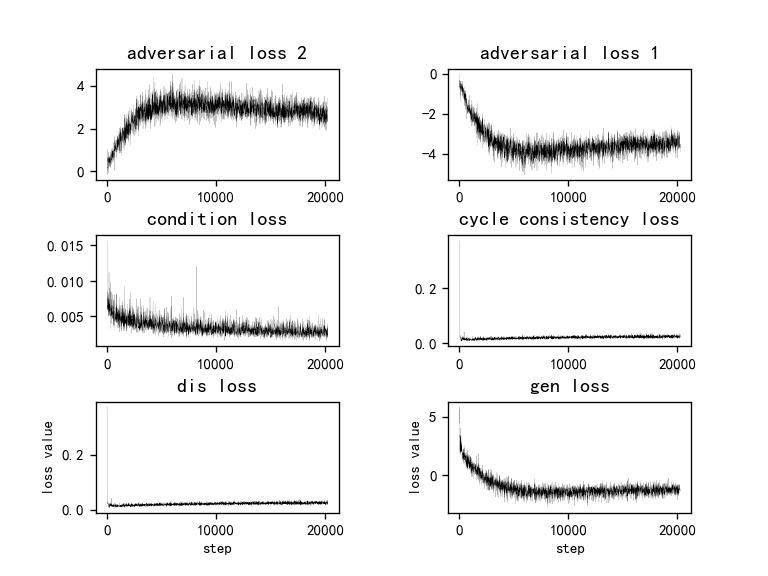
#> input picture image process/1.jpg, 768 x 576 px
$ python hi.py   (Python 2 division)
#> lines starting #> are read from the running program, lines starting #| are printed output that depends on the picture; after the words box and inside, x2 and y2 are one past the last pixel; in counts of white or black regions, pixels touching at a corner belong together
import cv2

# 读取本相对路径下的initial.bmp文件
image = cv2.imread ("1.jpg")
#> image is the input picture: shape (576, 768, 3); min 0, max 255, mean 241.9
image.resize()
# 将image对应图像在图像窗口显示出来
cv2.imshow('initial',image)
# waitKey使窗口保持静态直到用户按下一个键

# 对图像进行阈值分割，阈值设定为80，得到二值化灰度图
ret,image1 = cv2.threshold(image,80,255,cv2.THRESH_BINARY)
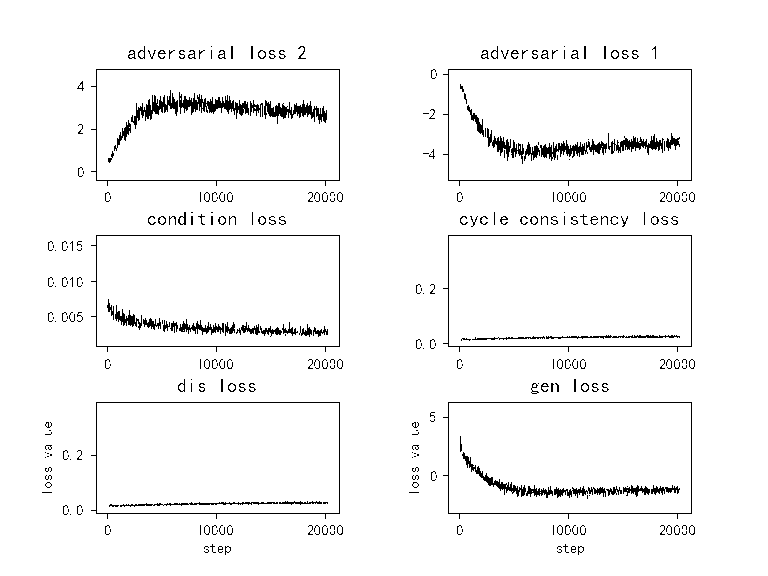
#> image1: shape (576, 768, 3); 96.3% white; black in thin lines or dots, all inside (x1, y1, x2, y2) = (42, 46, 695, 555)
cv2.imshow('grayscale',image1)

image2 = image1.copy()		# 复制图片
for i in range(0,image1.shape[0]):	#image.shape表示图像的尺寸和通道信息(高,宽,通道)
    for j in range(0,image1.shape[1]):
	image2[i,j]= 255 - image1[i,j]
cv2.imshow('colorReverse',image2)

# 边缘提取
img = cv2.cvtColor(image2,cv2.COLOR_BGR2GRAY)
canny_img_one = cv2.Canny(img,300,150)
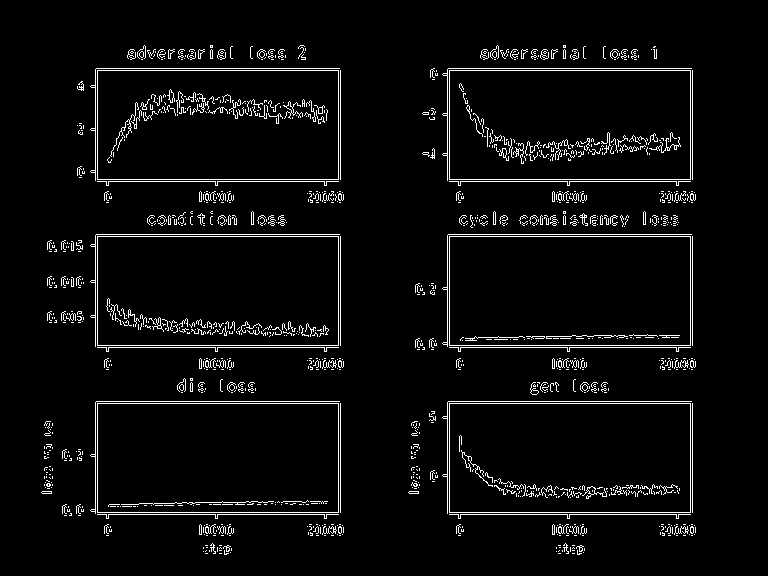
#> canny_img_one: shape (576, 768); 4.4% white in thin lines or dots, all inside (x1, y1, x2, y2) = (41, 45, 696, 555)
canny_img_two = canny_img_one.copy()	# 复制图片
for i in range(0,canny_img_one.shape[0]):	#image.shape表示图像的尺寸和通道信息(高,宽,通道)
	for j in range(0,canny_img_one.shape[1]):
		canny_img_two[i,j]= 255 - canny_img_one[i,j]
cv2.imshow('edge',canny_img_two)
cv2.waitKey(0)

$ run again, with image process/12.jpg copied over image process/1.jpg
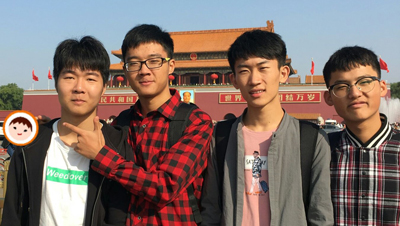
#> input picture image process/12.jpg, 400 x 226 px
#> image is the input picture: shape (226, 400, 3); mean B, G, R 104.4, 110.4, 128.9
#> after the loop `for i in range(0,image1.shape[0]):`:
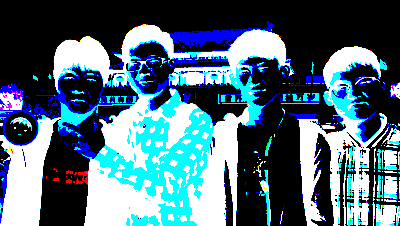
#> image2: shape (226, 400, 3); mean B, G, R 122.6, 106.7, 77.5
#> `canny_img_one = cv2.Canny(img,300,150)`:
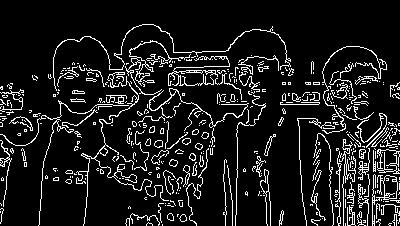
#> canny_img_one: shape (226, 400); 10.7% white in thin lines or dots, all inside (x1, y1, x2, y2) = (0, 24, 400, 226)
